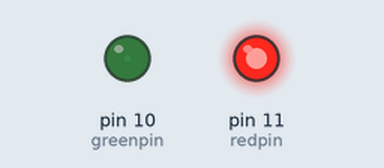
The sketch below on a simulated Arduino Uno, built with avr-gcc and run on an emulated ATmega328P. On the bench: output pins drawn as LEDs (lit = HIGH). What the sketch prints to the serial monitor is not drawn.

Above: at 0.05 s.
At 2.15 s:
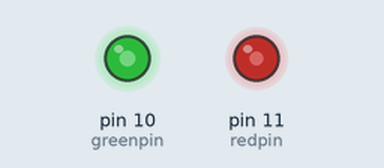
At 3.45 s:
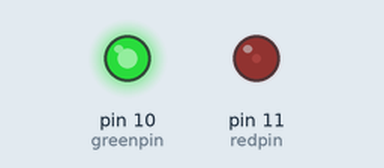
At 6.9 s:
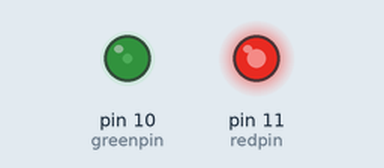
Timing chart, 0 to 10.0 s (numbered marks = the images above):
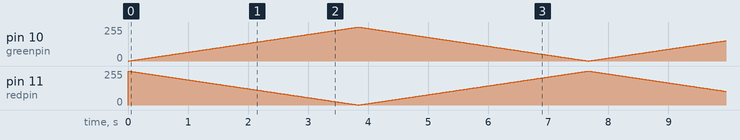

The sketch:

two_color_led_3mm.ino
```cpp
int redpin = 11;  // select the pin for the red LED
int greenpin = 10;// select the pin for the greenLED
int val;
void setup () {
pinMode (redpin, OUTPUT);
pinMode (greenpin, OUTPUT);
Serial.begin (9600);
}
void loop ()
{
for (val = 255; val> 0; val --)
{
analogWrite (11, val);

analogWrite (10, 255-val);
delay (15);
}
for (val = 0; val <255; val ++)
{
analogWrite (11, val);
analogWrite (10, 255-val);
delay (15);
}
Serial.println (val, DEC);
}
```
